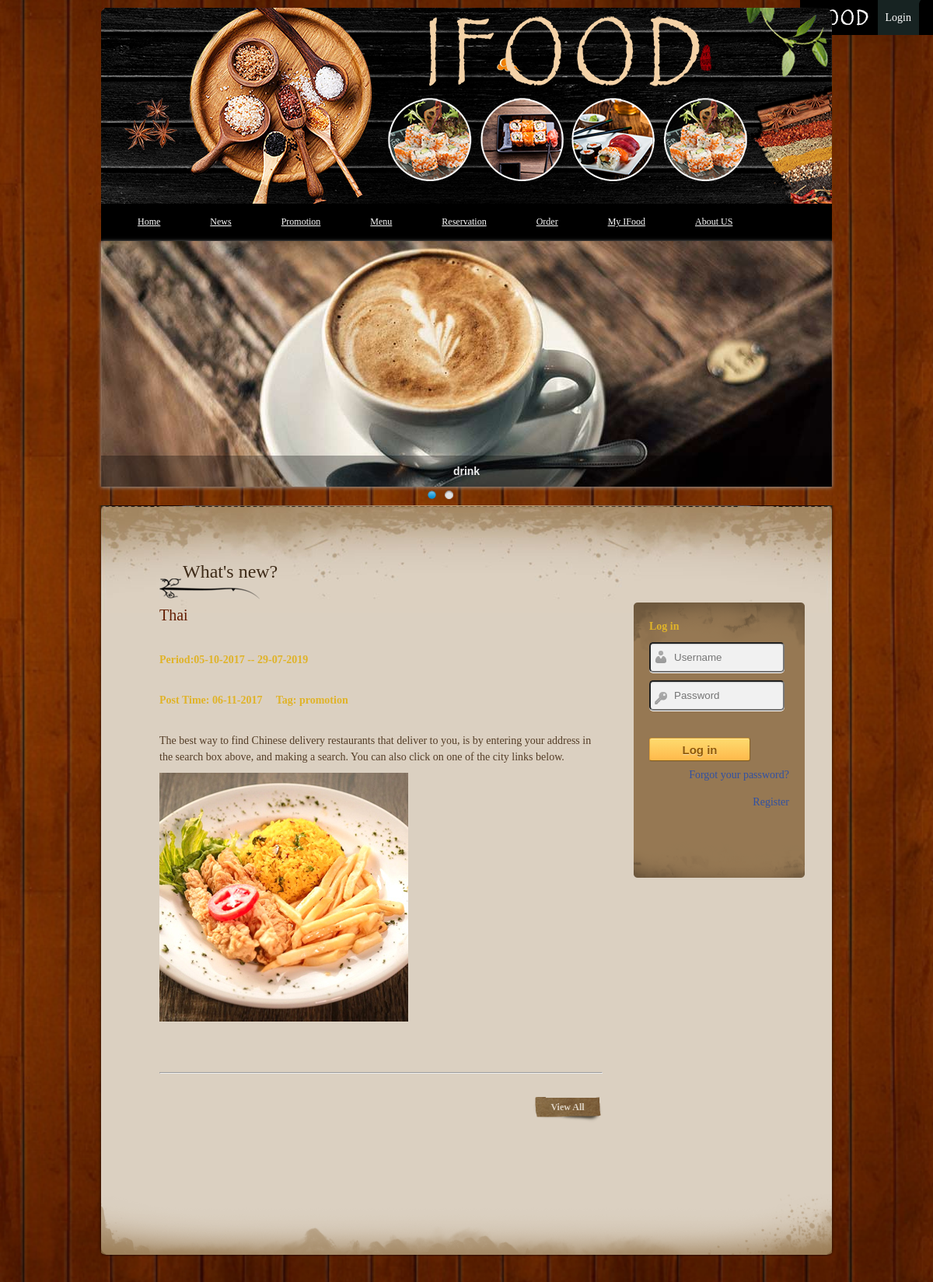
The page / on the database its author committed.
### tables this page shows
CREATE TABLE `content` (
  `content_id` int(11) NOT NULL AUTO_INCREMENT,
  `content_name` varchar(100) DEFAULT NULL,
  `post_time` datetime DEFAULT NULL,
  `start_time` datetime DEFAULT NULL,
  `end_time` datetime DEFAULT NULL,
  `category` varchar(100) DEFAULT NULL,
  `description` varchar(255) DEFAULT NULL,
  `image` varchar(255) DEFAULT NULL,
  `remarks` varchar(100) DEFAULT NULL,
  PRIMARY KEY (`content_id`)
);

### index.php (the view, shortened to what this page needs)
<?php
include 'dbFunctions.php';
$gc = "SELECT * FROM content ORDER BY content_id DESC LIMIT 1";
$getContent= mysqli_query($link, $gc) or die(mysqli_error($link));
$check=false;
if (!isset ($_SESSION['user_name']) ){
    $check=true;
}else{
    $un=$_SESSION['user_name'];
$users = "SELECT * FROM user WHERE user_name = '$un'";
$get= mysqli_query($link, $users) or die(mysqli_error($link));
$rowU=  mysqli_fetch_array($get);
}
?>
<!DOCTYPE html>
<html>
<head>
<link href="style.css" rel="stylesheet" type="text/css" />
<link href="css/js-image-slider.css" rel="stylesheet" type="text/css" />
<link rel="stylesheet" href="css/prettyPhoto.css" type="text/css" media="screen" charset="utf-8" />
</head>
<body>
<div id="container_wrapper_outter">
        <div style="position:fixed ;right:0px;">
        <ul id="bar">
            <li class="logo">
                <img style="float:left;" alt="" src="images/left.png"/>
            </li>
            <li>
                <?php if($check){ ?>
                    <a href="login.php">Login</a>
                <?php } ?>
            </li>
        </ul>
        <img style="float:left;" alt="" src="images/right.png"/>
    </div>
<div id="container_wrapper_inner">
<div id="container">
    <div id="menu">
        <div id="main_Logo"></div>
    <ul id="nav">
            <li><a href="index.php">Home</a></li>
            <li><a href="promotion.php">News</a></li>
            <li><a href="promotion.php?category=Promotion">Promotion</a></li>
            <li><a href="menu.php" >Menu</a></li>
            <li><a href="reservation.php">Reservation</a></li>
            <li><a href="order.php" >Order</a></li>
            <li><a href="trackOrder.php">My IFood</a></li>
            <li><a href="about_us.php">About US</a></li>
</ul>
 </div>
    <div id="sliderFrame">
        <div id="slider">
        </div>
    </div>
    <div id="content_wrapper">
        <div id="content">
        	<div id="main_column">
                    <div class="section_w590">
                        <div class="section_w590_content">
                            <h2>What's new?</h2>
                            <?php while($row=mysqli_fetch_array($getContent)){
                                $content_id=$row['content_id'];
                                $title = $row['content_name'];
                                 $ptime=$row['post_time'];
                                 $stime=$row['start_time'];
                                 $etime=$row['end_time'];
                                 $pt=date('d-m-Y', strtotime($ptime));
                                 $compare = date('Y-m-d', strtotime("1970-01-01"));
                                 $stc = date('Y-m-d', strtotime($stime));
                                 $etc = date('Y-m-d', strtotime($etime));
                                 if ($compare!=$stc|| $compare!=$etc){
                                     $st=date('d-m-Y', strtotime($stime));
                                     $et=date('d-m-Y', strtotime($etime));
                                 }else{
                                     $st=null;
                                     $et=null;
                                 }
                                 $de = $row['description'];
                                 $cat=$row['category'];
                                 $image = $row['image'];
                                 ?>
                            <h4><a href="article.php?content_id=<?php echo $content_id;?>"><?php echo $title;if($cat=="Promotion"){
                                echo "<img  src='images/hot.gif' />";
                            }
?></a></h4>
                            <?php if($st!=null){ ?>
                                <br />
                                <h3>Period:<?php echo $st;?> -- <?php echo $et;?></h3>&nbsp&nbsp&nbsp&nbsp
                                <?php
                            }
                      ?><h3>Post Time: <?php echo $pt;?>&nbsp&nbsp&nbsp&nbsp Tag: <?php echo $cat;?></h3>
                      <br />
                      <p><?php echo $de;?></p>
                      <?php if($image!=null){
                          list($width, $height, $type, $attr) = getimagesize('images/content/'.$image);
                        if ($width>600){
                            $height=($width/$height)*600;
                            $width=600;
                            echo "<a href='images/content/$image' rel='prettyPhoto' ><img style='width='$width' height='$height' src='images/content/$image' /></a>";
                        }else{
                            echo "<a href='images/content/$image' rel='prettyPhoto' ><img src='images/content/$image' /></a>";
                        }
                      }
                      ?>
                    <br /><br /><hr /><br /> <?php }?>
                    <div class="button_01 fr"><a href="promotion.php">View All</a></div>
                <br /><br />
                  </div>
                </div>
            </div>
            <div id="side_column">
            		<div class="side_column_section">
                          <?php if ($check){
?><h3>Log in</h3>
<form method="post" action="doLogin.php">
    <fieldset id="inputs">
        <input style="width:130px;" id="username" type="text" placeholder="Username" name="username"  required />
        <br />
        <input style="width:130px;" id="password" type="password" placeholder="Password" name="password" required />
    </fieldset>
    <fieldset id="actions">
        <input type="submit" id="button" value="Log in" />
        <a href="getPassword.php">Forgot your password?</a><a href="register.php">Register</a>
    </fieldset>
</form>
                                     <?php
                                } ?>
              </div>
            	<div class="side_column_bottom"></div>
            </div>
        </div>
        <div class="content_bottom"></div>
	</div>
    <div id="footer">
    	Copyright © 2017 <a href="index.php">IFood</a>
    </div>
</div>
</div>
</div>
</body>
</html>

### css/js-image-slider.css (style rules this page uses)
#sliderFrame { position:relative;width:940px; height: 340px;margin-left: 30px; }
#slider { width:940px;height:316px; background:#fff url(../images/loading.gif) no-repeat 50% 50%; position:relative; margin:0 auto; box-shadow: 0px 1px 5px #999999; }
#slider { transform: translate3d(0,0,0); -ms-transform:translate3d(0,0,0); -moz-transform:translate3d(0,0,0); -o-transform:translate3d(0,0,0); -webkit-transform: translate3d(0,0,0); }

### rows shown on the page
content: content_name "Thai", start_time "05-10-2017", end_time "29-07-2019", post_time "06-11-2017", category "promotion", description "The best way to find Chinese delivery restaurants that deliver to you, is by entering your address in the search box above, and making a search. You can also click on one of the city links below.", image (picture)
